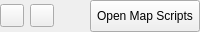
                     <widget class="QFrame" name="frame_4">
                      <property name="maximumSize">
                       <size>
                        <width>16777215</width>
                        <height>32</height>
                       </size>
                      </property>
                      <property name="frameShape">
                       <enum>QFrame::Shape::NoFrame</enum>
                      </property>
                      <property name="frameShadow">
                       <enum>QFrame::Shadow::Raised</enum>
                      </property>
                      <property name="lineWidth">
                       <number>0</number>
                      </property>
                      <layout class="QHBoxLayout" name="horizontalLayout">
                       <property name="leftMargin">
                        <number>0</number>
                       </property>
                       <property name="topMargin">
                        <number>0</number>
                       </property>
                       <property name="rightMargin">
                        <number>0</number>
                       </property>
                       <property name="bottomMargin">
                        <number>0</number>
                       </property>
                       <item>
                        <widget class="NewEventToolButton" name="newEventToolButton">
                         <property name="toolTip">
                          <string>&lt;html&gt;&lt;head/&gt;&lt;body&gt;&lt;p&gt;Add a new event to the map.&lt;/p&gt;&lt;/body&gt;&lt;/html&gt;</string>
                         </property>
                         <property name="icon">
                          <iconset resource="../resources/images.qrc">
                           <normaloff>:/icons/add.ico</normaloff>:/icons/add.ico</iconset>
                         </property>
                        </widget>
                       </item>
                       <item>
                        <widget class="QToolButton" name="toolButton_deleteEvent">
                         <property name="toolTip">
                          <string>&lt;html&gt;&lt;head/&gt;&lt;body&gt;&lt;p&gt;Delete the selected event from the map.&lt;/p&gt;&lt;/body&gt;&lt;/html&gt;</string>
                         </property>
                         <property name="icon">
                          <iconset resource="../resources/images.qrc">
                           <normaloff>:/icons/delete.ico</normaloff>:/icons/delete.ico</iconset>
                         </property>
                         <property name="autoRaise">
                          <bool>false</bool>
                         </property>
                        </widget>
                       </item>
                       <item>
                        <spacer name="horizontalSpacer_3">
                         <property name="orientation">
                          <enum>Qt::Orientation::Horizontal</enum>
                         </property>
                         <property name="sizeHint" stdset="0">
                          <size>
                           <width>0</width>
                           <height>0</height>
                          </size>
                         </property>
                        </spacer>
                       </item>
                       <item>
                        <widget class="QToolButton" name="toolButton_Open_Scripts">
                         <property name="sizePolicy">
                          <sizepolicy hsizetype="Fixed" vsizetype="Expanding">
                           <horstretch>0</horstretch>
                           <verstretch>0</verstretch>
                          </sizepolicy>
                         </property>
                         <property name="text">
                          <string>Open Map Scripts</string>
                         </property>
                         <property name="autoRaise">
                          <bool>false</bool>
                         </property>
                        </widget>
                       </item>
                      </layout>
                     </widget>
